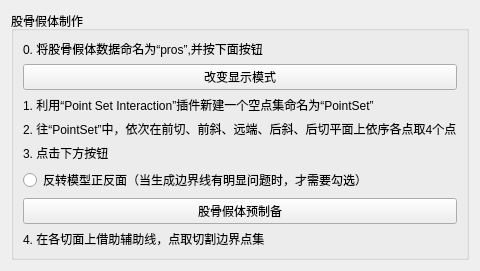
     <widget class="QWidget" name="tab_5">
      <attribute name="title">
       <string>TKA 假体制作(硬件)</string>
      </attribute>
      <layout class="QGridLayout" name="gridLayout_17">
       <item row="0" column="0">
        <widget class="QGroupBox" name="groupBox_2">
         <property name="title">
          <string>股骨假体制作</string>
         </property>
         <layout class="QGridLayout" name="gridLayout_15">
          <item row="0" column="0">
           <widget class="QLabel" name="label_21">
            <property name="text">
             <string>0. 将股骨假体数据命名为“pros”,并按下面按钮</string>
            </property>
           </widget>
          </item>
          <item row="1" column="0">
           <widget class="QPushButton" name="pushButto_interpolation">
            <property name="text">
             <string>改变显示模式</string>
            </property>
           </widget>
          </item>
          <item row="2" column="0">
           <widget class="QLabel" name="label_18">
            <property name="text">
             <string>1. 利用“Point Set Interaction”插件新建一个空点集命名为“PointSet”</string>
            </property>
           </widget>
          </item>
          <item row="3" column="0">
           <widget class="QLabel" name="label_17">
            <property name="text">
             <string>2. 往“PointSet”中，依次在前切、前斜、远端、后斜、后切平面上依序各点取4个点</string>
            </property>
           </widget>
          </item>
          <item row="4" column="0">
           <widget class="QLabel" name="label_19">
            <property name="text">
             <string>3. 点击下方按钮</string>
            </property>
           </widget>
          </item>
          <item row="5" column="0">
           <widget class="QRadioButton" name="radioButton_invertNormal">
            <property name="text">
             <string>反转模型正反面（当生成边界线有明显问题时，才需要勾选）</string>
            </property>
           </widget>
          </item>
          <item row="6" column="0">
           <widget class="QPushButton" name="pushButton_testIntersect">
            <property name="text">
             <string>股骨假体预制备</string>
            </property>
           </widget>
          </item>
          <item row="7" column="0">
           <widget class="QLabel" name="label_20">
            <property name="text">
             <string>4. 在各切面上借助辅助线，点取切割边界点集</string>
            </property>
           </widget>
          </item>
         </layout>
        </widget>
       </item>
      </layout>
     </widget>
